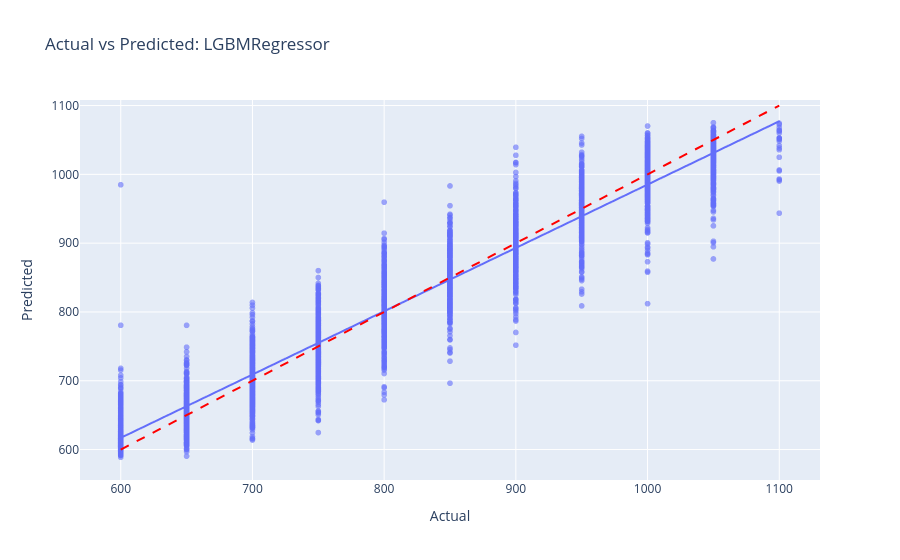

The cell this chart's notebook holds for it:
### Code cell
import shap
import numpy as np
import pandas as pd
import plotly.express as px
from lightgbm import LGBMRegressor
from sklearn.pipeline import Pipeline
from sklearn.preprocessing import StandardScaler
from sklearn.model_selection import GridSearchCV, RandomizedSearchCV, cross_val_predict
from sklearn.metrics import r2_score, mean_absolute_error, mean_squared_error

# --- 1. CONFIGURATION ---
chosen_model_name = "GradientBoostingRegressor"

# We define the model logic here in case it's not in your global helper function yet
def get_lgbm_setup():
    model = LGBMRegressor(random_state=42, verbose=-1)
    params = {
        "model__n_estimators": [100, 300, 500],
        "model__learning_rate": [0.01, 0.05, 0.1],
        "model__num_leaves": [31, 50, 100],
        "model__subsample": [0.8, 1.0]
    }
    return (model, params, "random"), "LGBMRegressor"

print(f"--- Finalizing Model: {chosen_model_name} ---")

# Setup the specific model
(model_obj, param_space, search_type), resolved_model_name = get_lgbm_setup()
pipe = Pipeline([("scaler", StandardScaler()), ("model", model_obj)])

# --- 2. HYPERPARAMETER OPTIMIZATION ---
if search_type == "none":
    best_model = pipe.fit(X_train, y_train)
    print("Direct fit completed.")
else:
    # Using RandomizedSearch to save time with LGBM's complexity
    searcher = RandomizedSearchCV(
        pipe, param_distributions=param_space, n_iter=20, 
        scoring="r2", cv=cv, random_state=42, n_jobs=-1, refit=True
    )
    searcher.fit(X_train, y_train)
    best_model = searcher.best_estimator_
    print("Best Params:", searcher.best_params_)

# --- 3. PERFORMANCE EVALUATION ---
y_cv_pred = cross_val_predict(best_model, X, y, cv=cv, n_jobs=-1)
r2 = r2_score(y, y_cv_pred)
mae = mean_absolute_error(y, y_cv_pred)
rmse = np.sqrt(mean_squared_error(y, y_cv_pred))

print(f"\nFinal Diagnostic for {resolved_model_name}")
print(f"R^2 : {r2:.5f} | MAE : {mae:.5f} | RMSE: {rmse:.5f}")

# --- 4. VISUAL DIAGNOSTICS ---
diag_df = pd.DataFrame({"Actual": y, "Predicted": y_cv_pred})
fig_ap = px.scatter(diag_df, x="Actual", y="Predicted", trendline="ols",
                   title=f"Actual vs Predicted: {resolved_model_name}", opacity=0.6)
fig_ap.add_shape(type="line", x0=y.min(), y0=y.min(), x1=y.max(), y1=y.max(), 
                 line=dict(color="red", dash="dash"))
fig_ap.show()

# --- 5. SHAP INTERPRETABILITY ---
print("\nGenerating SHAP explanations...")
# Extract the trained model and the scaler
final_model_step = best_model.named_steps['model']

# SHAP needs the data in the same state the model saw it (Scaled)
# Use X_test_scaled from your Step 3
explainer = shap.TreeExplainer(final_model_step)
shap_values = explainer.shap_values(X_test_scaled)

# Summary plots
shap.summary_plot(shap_values, X_test_scaled, plot_type="bar")
shap.summary_plot(shap_values, X_test_scaled)

print("Step 5 complete.")

### Figure 1 — Plotly figure (JSON) as saved in the notebook; plotly's stock layout.template omitted (floating-point values rounded to 4 significant figures; data arrays with more than 128 entries replaced by an {"elided": "..."} marker saying what was removed)
{"data": [{"hovertemplate": "Actual=%{x}<br>Predicted=%{y}<extra></extra>", "legendgroup": "", "marker": {"color": "#636efa", "opacity": 0.6, "symbol": "circle"}, "mode": "markers", "name": "", "showlegend": false, "type": "scattergl", "x": {"elided": "3382 float values"}, "xaxis": "x", "y": {"elided": "3382 float values"}, "yaxis": "y"}, {"hovertemplate": "<b>OLS trendline</b><br>Predicted = 0.920395 * Actual + 64.7487<br>R<sup>2</sup>=0.913747<br><br>Actual=%{x}<br>Predicted=%{y} <b>(trend)</b><extra></extra>", "legendgroup": "", "marker": {"color": "#636efa", "symbol": "circle"}, "mode": "lines", "name": "", "showlegend": false, "type": "scattergl", "x": {"elided": "3382 float values"}, "xaxis": "x", "y": {"elided": "3382 float values"}, "yaxis": "y"}], "layout": {"legend": {"tracegroupgap": 0}, "shapes": [{"line": {"color": "red", "dash": "dash"}, "type": "line", "x0": 600, "x1": 1100, "y0": 600, "y1": 1100}], "title": {"text": "Actual vs Predicted: LGBMRegressor"}, "xaxis": {"anchor": "y", "domain": [0, 1], "title": {"text": "Actual"}}, "yaxis": {"anchor": "x", "domain": [0, 1], "title": {"text": "Predicted"}}}}
